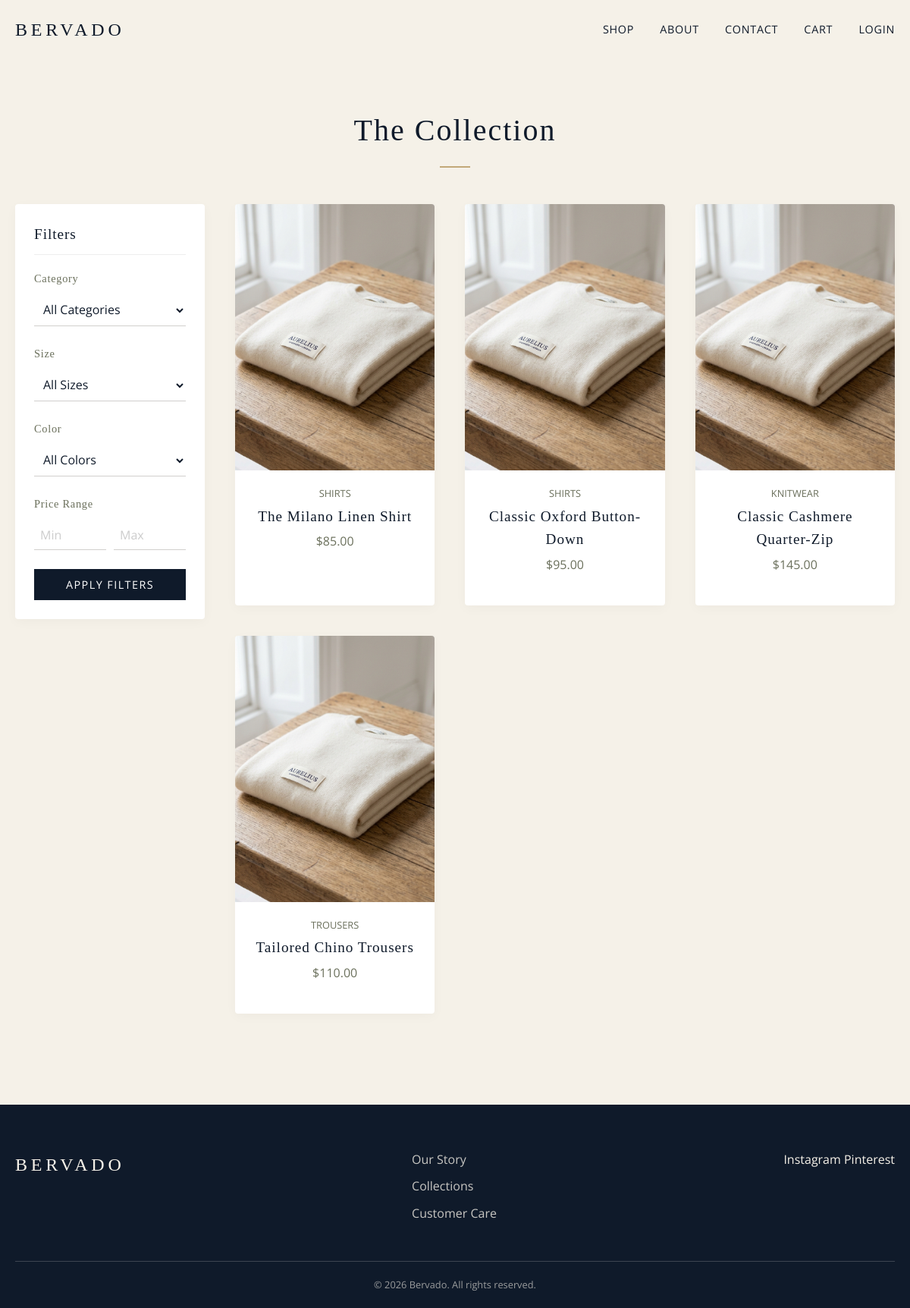
The app's page /shop/ with its own data.
### store/models.py (models this page shows, shortened)
class Product(models.Model):
    category = models.ForeignKey(Category, related_name='products', on_delete=models.SET_NULL, null=True)
    name = models.CharField(max_length=200)
    description = models.TextField()
    price = models.DecimalField(max_digits=10, decimal_places=2)
    image = models.ImageField(upload_to='', blank=True, null=True)
    created_at = models.DateTimeField(auto_now_add=True)

class Category(models.Model):
    name = models.CharField(max_length=100)
    slug = models.SlugField(unique=True, blank=True)
    class Meta:
        verbose_name_plural = 'Categories'

### store/views.py (the view)
# urls.py: path('shop/', views.shop, name='shop'),
def shop(request):
    products = Product.objects.all()
    categories = Category.objects.all()
    available_sizes = ProductVariant.objects.values_list('size', flat=True).distinct()
    available_colors = ProductVariant.objects.values_list('color', flat=True).distinct()
    cat_id = request.GET.get('category')
    size = request.GET.get('size')
    color = request.GET.get('color')
    min_price = request.GET.get('min_price')
    max_price = request.GET.get('max_price')
    if cat_id:
        products = products.filter(category_id=cat_id)
    if size:
        products = products.filter(variants__size=size).distinct()
    if color:
        products = products.filter(variants__color=color).distinct()
    if min_price:
        products = products.filter(price__gte=min_price)
    if max_price:
        products = products.filter(price__lte=max_price)
    context = {
        'products': products,
        'categories': categories,
        'available_sizes': available_sizes,
        'available_colors': available_colors,
    }
    return render(request, 'store/shop.html', context)

### store/templates/store/shop.html (shortened to what this page needs)
{% extends 'store/base.html' %}
{% load static %}
{% block content %}
<div class="container fade-in">
    <h1 class="section-title">The Collection</h1>
    <div style="display: flex; gap: 40px; margin-top: 40px;">
        <aside style="width: 250px; flex-shrink: 0;">
            <div style="background: var(--color-white); padding: 25px; border-radius: 4px; box-shadow: 0 4px 15px rgba(0,0,0,0.03); position: sticky; top: 100px;">
                <h3 style="font-family: var(--font-heading); margin-bottom: 20px; font-size: 1.2rem; border-bottom: 1px solid #eee; padding-bottom: 10px;">Filters</h3>
                <form action="{% url 'shop' %}" method="get">
                    <div style="margin-bottom: 25px;">
                        <h4 style="font-size: 0.9rem; margin-bottom: 10px; color: var(--color-olive);">Category</h4>
                        <select name="category" class="form-control" style="padding: 8px;">
                            <option value="">All Categories</option>
                        </select>
                    </div>
                    <div style="margin-bottom: 25px;">
                        <h4 style="font-size: 0.9rem; margin-bottom: 10px; color: var(--color-olive);">Size</h4>
                        <select name="size" class="form-control" style="padding: 8px;">
                            <option value="">All Sizes</option>
                        </select>
                    </div>
                    <div style="margin-bottom: 25px;">
                        <h4 style="font-size: 0.9rem; margin-bottom: 10px; color: var(--color-olive);">Color</h4>
                        <select name="color" class="form-control" style="padding: 8px;">
                            <option value="">All Colors</option>
                        </select>
                    </div>
                    <div style="margin-bottom: 25px;">
                        <h4 style="font-size: 0.9rem; margin-bottom: 10px; color: var(--color-olive);">Price Range</h4>
                        <div style="display: flex; gap: 10px;">
                            <input type="number" name="min_price" placeholder="Min" class="form-control" style="padding: 8px;" value="{{ request.GET.min_price }}">
                            <input type="number" name="max_price" placeholder="Max" class="form-control" style="padding: 8px;" value="{{ request.GET.max_price }}">
                        </div>
                    </div>
                    <button type="submit" class="btn btn-primary" style="width: 100%; padding: 10px;">Apply Filters</button>
                </form>
            </div>
        </aside>
        <div style="flex: 1;">
            <div class="product-grid">
                {% for product in products %}
                <a href="{% url 'product_detail' product.pk %}" class="product-card">
                    <div class="product-img-wrap">
                        {% if product.image %}
                        <img src="{{ product.image.url }}" alt="{{ product.name }}" class="product-img">
                        {% else %}
                        <img src="{% static 'images/placeholder.jpg' %}" alt="{{ product.name }}" class="product-img">
                        {% endif %}
                    </div>
                    <div class="product-info">
                        <p style="font-size: 0.8rem; text-transform: uppercase; color: var(--color-olive); margin-bottom: 5px;">{{ product.category.name }}</p>
                        <h3 class="product-title">{{ product.name }}</h3>
                        <p class="product-price">${{ product.price }}</p>
                    </div>
                </a>
                {% empty %}
                <div style="text-align:center; width: 100%; grid-column: 1 / -1; padding: 60px 0;">
                    <p style="font-size: 1.2rem; color: var(--color-navy); margin-bottom: 10px;">No products found matching your filters.</p>
                    <a href="{% url 'shop' %}" class="btn btn-secondary">Clear Filters</a>
                </div>
                {% endfor %}
            </div>
        </div>
    </div>
</div>
{% endblock %}

### store/static/css/styles.css (style rules this page uses)
:root { --color-cream: #F5F1E8; --color-white: #FFFFFF; --color-navy: #0F1A2A; --color-olive: #6B705C; --color-brown: #4B3A2F; --color-gold: #C2A878; --color-gray: #D1CFCD; --font-heading: 'Playfair Display', serif; --font-body: 'Open Sans', sans-serif; --transition-smooth: all 0.4s cubic-bezier(0.25, 0.46, 0.45, 0.94); }
* { margin: 0; padding: 0; box-sizing: border-box; }
body { background-color: var(--color-cream); color: var(--color-navy); font-family: var(--font-body); line-height: 1.6; overflow-x: hidden; }
h1, h2, h3, h4, h5, h6 { font-family: var(--font-heading); font-weight: 400; letter-spacing: 0.05em; margin-bottom: 1rem; }
a { color: var(--color-navy); text-decoration: none; transition: var(--transition-smooth); }
.section-title { text-align: center; font-size: 2.5rem; margin-bottom: 3rem; position: relative; }
.section-title::after { content: ''; display: block; width: 40px; height: 2px; background-color: var(--color-gold); margin: 15px auto 0; }
.fade-in { opacity: 0; transform: translateY(20px); transition: opacity 0.8s ease-out, transform 0.8s ease-out; }
.fade-in.visible { opacity: 1; transform: translateY(0); }
.btn { display: inline-block; padding: 12px 30px; font-family: var(--font-body); font-size: 0.9rem; letter-spacing: 0.1em; text-transform: uppercase; cursor: pointer; transition: var(--transition-smooth); border: 1px solid var(--color-navy); }
.btn-primary { background-color: var(--color-navy); color: var(--color-white); }
.container { max-width: 1200px; margin: 0 auto; padding: 60px 20px; }
.product-grid { display: grid; grid-template-columns: repeat(auto-fill, minmax(250px, 1fr)); gap: 40px; }
.product-card { background-color: var(--color-white); border-radius: 4px; overflow: hidden; box-shadow: 0 4px 15px rgba(0,0,0,0.03); transition: var(--transition-smooth); text-align: center; padding-bottom: 20px; }
.product-img-wrap { width: 100%; aspect-ratio: 3/4; overflow: hidden; background-color: #eee; }
.product-img { width: 100%; height: 100%; object-fit: cover; transition: transform 0.6s ease; }
.product-info { padding: 20px; }
.product-title { font-family: var(--font-heading); font-size: 1.2rem; margin-bottom: 5px; }
.product-price { font-family: var(--font-body); color: var(--color-olive); }
.form-control, .form-group input[type="text"], .form-group input[type="password"], .form-group input[type="email"] { width: 100%; padding: 15px 0; border: none; border-bottom: 1px solid var(--color-gray); background-color: transparent; font-family: var(--font-body); font-size: 1rem; transition: var(--transition-smooth); color: var(--color-navy); }
.form-control::placeholder { color: #ccc; }

### records on screen
Product: category.name "SHIRTS", name "The Milano Linen Shirt", price "85.00"
Product: category.name "SHIRTS", name "Classic Oxford Button-Down", price "95.00"
Product: category.name "KNITWEAR", name "Classic Cashmere Quarter-Zip", price "145.00"
Product: category.name "TROUSERS", name "Tailored Chino Trousers", price "110.00"
